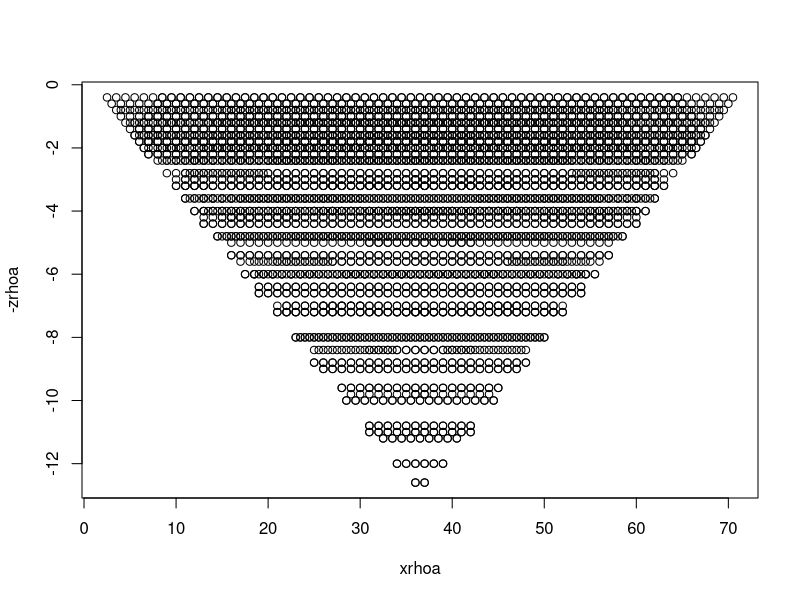

Generate this figure with R:
## SequencERT_DD2D_V1.0 ##


## Release notes ##

#V 1.0 December 2025. Cleaning of this old script (first written in June 2024) and publishing on github

## End of Release notes

## introduction ##

### This script helps to create standard dipole dipole sequences optimized for a multichannel ERT resistivimeter, such as the IRIS Syscal Pro
#it also create a roll-along sequence.
#each sequence (normal and roll along) also contains many repeated measurements to calculate the error model. No need to do another sequence with inverted AB and MN.

#This script was written by me, Andrea Vergnano, in June 2024. Please feel free to use it for any purpose, citing my contribution in eventual publications.
#You can contact me at andrea.vergnano@posteo.eu for asking any doubt or making contributions to the code.


#This script basically creates a very optimized dipole dipole sequence for Electrical Resistivity Tomography survey. The optimization works for multichannel georesistivimeters, such as the Syscal Pro by IRIS instruments, that support up to N potential measurements at a time, given a fixed current dipole.  You can specify what is the number of measurements that your instrument can perform at the same time: in the case of Syscal pro this number is 10.
#This script accepts as input the number of channels of your instrument, and how many channels you want to go on for doing roll-along measurements: it also creates an optimized roll-along sequence. 
#The script can be run with R (and optionally Rstudio, which is an R interface easier to use). 
#The output files are saved in the R working directory, which if not specified I think it is the home directory.

##end introduction ##


###INPUT PARAMETERS. CHECK THEM!!!###

channels=72 #number of channels or electrode of your instrument
roll_channels=24 #how many channels you want to go on when doing a roll along.
opt_ch=10 #number of measurements that the instrument can do at the same time in a dipole dipole sequence.
min_opt_ch=7 # put lower than opt_ch to add some quadripoles not completely optimized , but still performing at least min_opt_ch measurements at a time
max_a=10 #a is the spacing between the two current electrodes, and also between the two potential electrodes, in a standard dipole dipole configuration
time_per_measurement=2 #seconds needed for each current injection

### END INPUT PARAMETERS ###

#create a void dataframe to store the sequence in.

sequ=data.frame(A=integer(),B=integer(),M=integer(),N=integer())

##compute the standard dipole dipole sequence 
meas_count=0

for (a in 1:max_a) {
  
  if( (channels-min_opt_ch*a-a*2)>0 ) {
  
  for (i in 1:(channels-min_opt_ch*a-a*2)){
    
    meas_count=meas_count+1
    for (j in 1:opt_ch){
      
      A=i
      B=i+a
      M=i+a+j*a
      N=i+a+j*a+a
      sequ[nrow(sequ) + 1,] = list(A,B,M,N)
    }
    
  }
  
  }  
  
}
#remove measurements with one or more electrodes exceeding the max electrode number (=channels) (it was easier to create them and then remove them)
sequ <- sequ[!(sequ$A>channels | sequ$B>channels | sequ$M>channels | sequ$N>channels), ]



###add reverse sequence for repeated measurements
for (a in 1:max_a) {
  
  if( (channels-min_opt_ch*a-a*2)>0 ) {
    
    for (i in 1:(channels-min_opt_ch*a-a*2)){
      
      meas_count=meas_count+1
      for (j in 1:opt_ch){
        
        A=channels+1-(i)
        B=channels+1-(i+a)
        M=channels+1-(i+a+j*a)
        N=channels+1-(i+a+j*a+a)
        sequ[nrow(sequ) + 1,] = list(A,B,M,N)
      }
      
    }
    
  }  
  
}
#remove measurements with one or more electrodes whose number is lower than 1

sequ <- sequ[!(sequ$A<1 | sequ$B<1 | sequ$M<1 | sequ$N<1), ]



###calculate acquisition time based on number of measurements and optimization degree.

acquisition_time=meas_count*time_per_measurement

opt_degree=length(sequ[,1])/(meas_count*opt_ch)*100


#output a basic report about the created sequence

print(sprintf("Sequence created with %i quadripoles and %i current injections.", length(sequ[,1]),meas_count))
print(sprintf("Your estimated acquisition time is %.01f minutes",acquisition_time/60))
print(sprintf("Optimization percentage of this sequence is %.01f %%",opt_degree))



### In this part of the script, the roll-along sequence is created, equal to the sequence but without those measurements that would be exactly the same already done, to save time and space.
#attention has been paid that the roll along sequence is still optimized in this way.

length_sequ=length(sequ[,1])
sequ_roll_temp=sequ+roll_channels
sequ_all_temp=rbind(sequ,sequ_roll_temp)
sequ_all_temp=sequ_all_temp[!duplicated(sequ_all_temp),] #removes the duplicated measurements from the roll along sequence
sequ_roll_temp2=sequ_all_temp[(length(sequ[,1])+1):length(sequ_all_temp[,1]),]
sequ_roll=sequ_roll_temp2-roll_channels


#calculate acquisition time of roll along sequence
meas_count_roll=0
for (j in 2:length(sequ_roll[,1])){
  if((sequ_roll$A[j]==sequ_roll$A[j-1])&(sequ_roll$B[j]==sequ_roll$B[j-1])){
    
  }else{meas_count_roll=meas_count_roll+1}
}
acquisition_time_roll=meas_count_roll*time_per_measurement

opt_degree_roll=length(sequ_roll[,1])/(meas_count_roll*opt_ch)*100


#output a basic report about the created sequence
print(sprintf("Roll along sequence created with %i quadripoles and %i current injections.", length(sequ_roll[,1]),meas_count_roll))
print(sprintf("Your estimated acquisition time is %.01f minutes",acquisition_time_roll/60))
print(sprintf("Optimization percentage of this sequence is %.01f %%",opt_degree_roll))



###Output export ###

#first, create an output folder
ifelse(!dir.exists(file.path("output")),
       dir.create(file.path("output")),
       "Directory Exists")




#export .csv files containing the sequences. This can be imported in Resipy - Forward modeling
write.table(sequ,sprintf("output/DD%i.csv",channels),row.names = FALSE,quote=FALSE,sep=",")
write.table(sequ_roll,sprintf("output/DD%i_roll.csv",channels),row.names = FALSE,quote=FALSE,sep=",")

### export .txt files containing the sequences ###
#These can be opened in Electre pro to import them into the Syscal Pro.
#In electre pro, please save them to .sqz file type, in order to save the desired Q factor, stacking options, voltage options...

#write normal sequence
ele_pos=data.frame(num=1:channels,X=0:(channels-1),Y=0,Z=0)
colnames(ele_pos)[1]="#"
write.table(ele_pos,sprintf("output/DD%io.txt",channels),row.names = FALSE,quote=FALSE,sep="\t")
sequ_txt=cbind(c(1:length(sequ[,1])),sequ)
colnames(sequ_txt)[1]="#"
write.table(sequ_txt,sprintf("output/DD%io.txt",channels),row.names = FALSE,quote=FALSE,sep="\t",append = TRUE)

#write roll along sequence
write.table(ele_pos,sprintf("output/DD%ioR.txt",channels),row.names = FALSE,quote=FALSE,sep="\t")
sequ_txt_roll=cbind(c(1:length(sequ_roll[,1])),sequ_roll)
colnames(sequ_txt_roll)[1]="#"
write.table(sequ_txt_roll,sprintf("output/DD%ioR.txt",channels),row.names = FALSE,quote=FALSE,sep="\t",append = TRUE)


###plot pseudosection - not accurate on depths ###

xc=(sequ$A+sequ$B)/2
xp=(sequ$M+sequ$N)/2
xrhoa=(xc+xp)/2
zrhoa=(abs(xc-xp)/5)
plot(xrhoa,-zrhoa)

### END OF THE SCRIPT. have a nice day###
